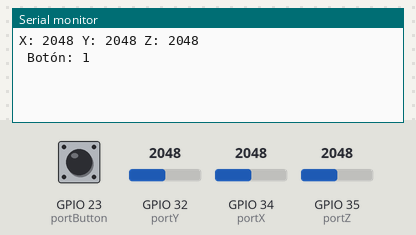
The sketch below on a simulated ESP32. Shown: the last lines printed to the serial monitor. The inputs (shaded band) are chosen by the test bench; at power-on: GPIO 32 (portY) = 2048, GPIO 34 (portX) = 2048, GPIO 35 (portZ) = 2048, GPIO 23 (portButton) HIGH. WiFi joins after 1.5 s; servers stay silent unless stated.

Above: at 3.0 s.
3.1 s: GPIO 32 (portY) set to 1960
At 4.2 s:
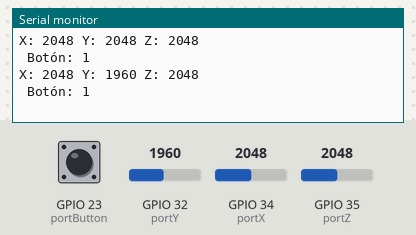
4.6 s: GPIO 34 (portX) set to 1960
At 5.6 s:
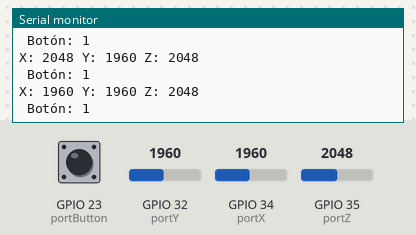
6.1 s: GPIO 35 (portZ) set to 1960
At 7.4 s:
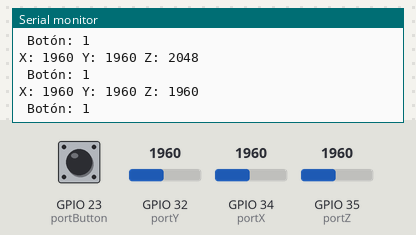
7.6 s: GPIO 23 (portButton) pulled LOW for 1 s
At 8.4 s:
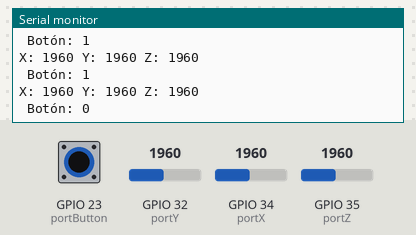
10.1 s: GPIO 32 (portY) set to 2040
At 11.4 s:
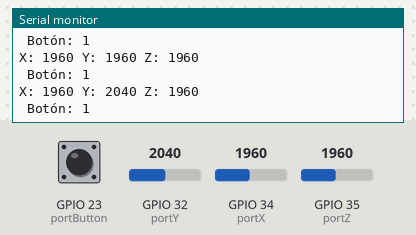
11.6 s: GPIO 34 (portX) set to 2040
At 12.6 s:
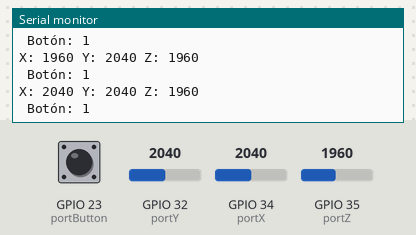
Timing chart, 0 to 14.1 s (numbered marks = the images above; inputs shaded):
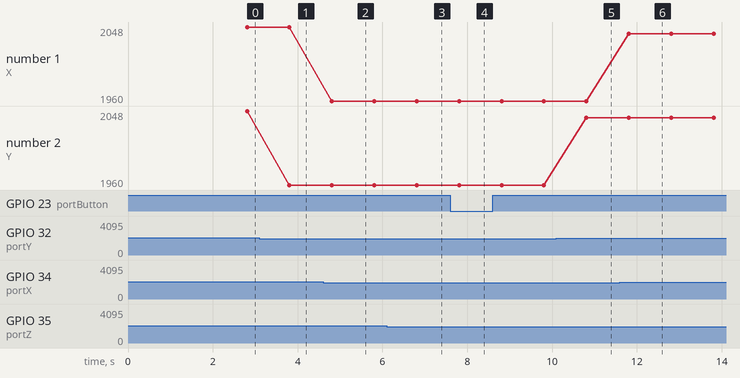

The sketch:

ProyectoESP.ino
```cpp
#define BLYNK_TEMPLATE_ID "TMPL2Dpc1MpJb"
#define BLYNK_TEMPLATE_NAME "Quickstart Template"
#define BLYNK_AUTH_TOKEN "74ay2OfFVVwx4l8ZEym6yyPVut0Qeo6H"

#define BLYNK_PRINT Serial

#include <WiFi.h>
#include <WiFiClient.h>
#include <BlynkSimpleEsp32.h>
#include <math.h>
#include <stdio.h>

// WiFi credentials
char ssid[] = "LoremIpsum";
char pass[] = "woim9701";

BlynkTimer timer;

int val_x = 0, val_y = 0, val_z = 0;
double b;
const int portX = 34;
const int portZ = 35;
const int portY = 32;

const int portButton = 23;
int buttonState = 0;

// Esta función se ejecuta periódicamente para enviar datos a Blynk
void sendAccelDataToBlynk() {
  // Inicializar valores a cero antes de la suma
  val_x = 0;
  val_y = 0;
  val_z = 0;

  // Acumular valores analógicos
  for (int i = 0; i < 10; i++) {
    val_x += analogRead(portX);
    val_y += analogRead(portY);
    val_z += analogRead(portZ);
  }

  // Calcular el promedio de las lecturas
  val_x = val_x / 10;
  val_y = val_y / 10;
  val_z = val_z / 10;

  // Cálculo del ángulo
  b = (double)(abs(val_x - 320)) / (abs(val_z - 320));
  float a = atan(b) / 3.14 * 180;

  Serial.print("X: ");
  Serial.print(val_x);
  Serial.print(" Y: ");
  Serial.print(val_y);
  Serial.print(" Z: ");
  Serial.println(val_z);
  Serial.print(" Botón: ");
  Serial.println(buttonState);

  // Enviar los datos a Blynk en pines virtuales
  Blynk.virtualWrite(V0, val_x);
  Blynk.virtualWrite(V1, val_y);
  Blynk.virtualWrite(V2, val_z);
  if (val_y > 2000) {
    Blynk.virtualWrite(V3, buttonState == LOW ? 1 : 0);
  }
}

void setup() {
  Serial.begin(115200);
  Blynk.begin(BLYNK_AUTH_TOKEN, ssid, pass);
  pinMode(portButton, INPUT_PULLUP);

  // Llamar a la función sendAccelDataToBlynk cada segundo
  timer.setInterval(1000L, sendAccelDataToBlynk);
}

void loop() {
  Blynk.run();
  timer.run();
  buttonState = digitalRead(portButton);
}
```

Measured:
- after the input at 3.1 s, the serial monitor: prints a new line after 0.71 s (image 1)
- after the input at 4.6 s, the serial monitor: prints a new line after 0.21 s (image 2)
- after the input at 6.1 s, the serial monitor: prints a new line after 0.71 s (image 3)
- after the input at 7.6 s, the serial monitor: prints a new line after 0.21 s (image 4)
- after the input at 10.1 s, the serial monitor: prints a new line after 0.71 s (image 5)
- after the input at 11.6 s, the serial monitor: prints a new line after 0.21 s (image 6)
- plotted number 2: 2048 → 1960 after the input at 3.1 s, 1960 → 2040 after the input at 10.1 s
